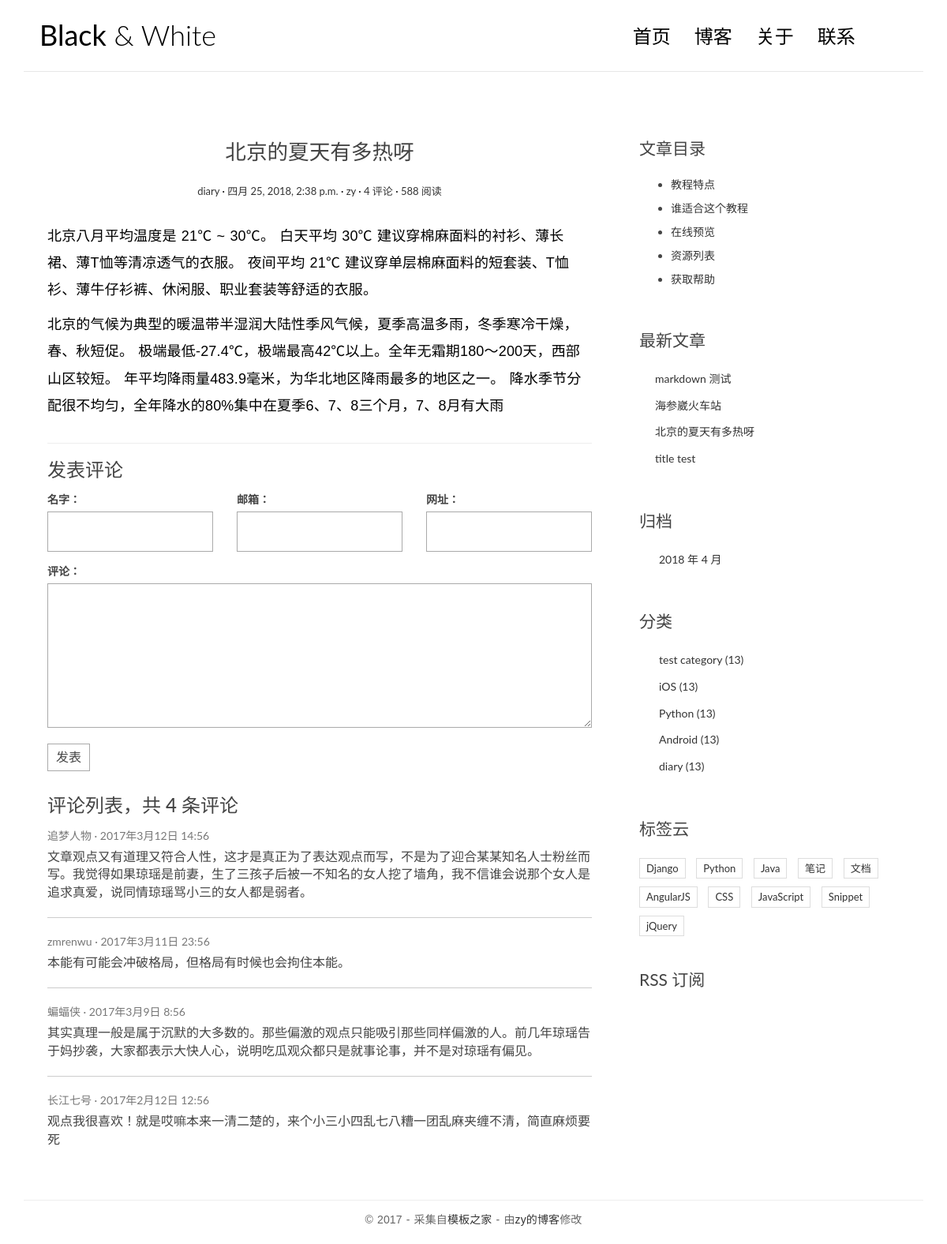
The app's page /post/2/ with its own data.
### blog/models.py (models this page shows, shortened)
class Post(models.Model):
    title = models.CharField(max_length=70)
    body= models.TextField()
    created_time = models.DateTimeField()
    modified_time = models.DateTimeField()
    excerpt = models.CharField(max_length=200,blank=True)
    category = models.ForeignKey(Category,on_delete=models.CASCADE)
    tags = models.ManyToManyField(Tag,blank=True)
    author = models.ForeignKey(User,on_delete=models.CASCADE)
    def get_absolute_url(self):
        return reverse('blog:detail',kwargs={'pk':self.pk})

class Category(models.Model):
    name = models.CharField(max_length=100)

### blog/views.py (the view)
# urls.py: url(r'^post/(?P<pk>[0-9]+)/$',views.detail,name='detail'),
def detail(request,pk):
    post = get_object_or_404(Post,pk=pk)
    post.body = markdown.markdown(post.body,extensions=[
        'markdown.extensions.extra',
        'markdown.extensions.codehilite',
        'markdown.extensions.toc',
    ])
    return render(request,'blog/detail.html',context={'post':post})

### blog/templatetags/blog_tags.py (called while the page is built)
@register.simple_tag
def get_recent_posts(num=5):
    return Post.objects.all().order_by('-created_time')[:num]

@register.simple_tag
def archives():
    return Post.objects.dates('created_time','month',order='DESC')

@register.simple_tag
def get_categories():
    return Category.objects.all()

### templates/blog/detail.html
{% extends 'blog/base.html' %}
{% block main %}
    <article class="post post-{{post.pk}}">
        <header class="entry-header">
            <h1 class="entry-title">{{ post.title }}</h1>
            <div class="entry-meta">
                <span class="post-category"><a href="#">{{ post.category.name }}</a></span>
                <span class="post-date"><a href="#"><time class="entry-date"
                                                          datetime="{{ post.created_time }}">{{ post.created_time }}</time></a></span>
                <span class="post-author"><a href="#">{{ post.author }}</a></span>
                <span class="comments-link"><a href="#">4 评论</a></span>
                <span class="views-count"><a href="#">588 阅读</a></span>
            </div>
        </header>
        <div class="entry-content clearfix">
           {{ post.body|safe }}
        </div>
    </article>
    <section class="comment-area" id="comment-area">
        <hr>
        <h3>发表评论</h3>
        <form action="#" method="post" class="comment-form">
            <div class="row">
                <div class="col-md-4">
                    <label for="id_name">名字：</label>
                    <input type="text" id="id_name" name="name" required>
                </div>
                <div class="col-md-4">
                    <label for="id_email">邮箱：</label>
                    <input type="email" id="id_email" name="email" required>
                </div>
                <div class="col-md-4">
                    <label for="id_url">网址：</label>
                    <input type="text" id="id_url" name="url">
                </div>
                <div class="col-md-12">
                    <label for="id_comment">评论：</label>
                    <textarea name="comment" id="id_comment" required></textarea>
                    <button type="submit" class="comment-btn">发表</button>
                </div>
            </div>
        </form>
        <div class="comment-list-panel">
            <h3>评论列表，共 <span>4</span> 条评论</h3>
            <ul class="comment-list list-unstyled">
                <li class="comment-item">
                    <span class="nickname">追梦人物</span>
                    <time class="submit-date" datetime="2012-11-09T23:15:57+00:00">2017年3月12日 14:56</time>
                    <div class="text">
                        文章观点又有道理又符合人性，这才是真正为了表达观点而写，不是为了迎合某某知名人士粉丝而写。我觉得如果琼瑶是前妻，生了三孩子后被一不知名的女人挖了墙角，我不信谁会说那个女人是追求真爱，说同情琼瑶骂小三的女人都是弱者。
                    </div>
                </li>
                <li class="comment-item">
                    <span class="nickname">zmrenwu</span>
                    <time class="submit-date" datetime="2012-11-09T23:15:57+00:00">2017年3月11日 23:56</time>
                    <div class="text">
                        本能有可能会冲破格局，但格局有时候也会拘住本能。
                    </div>
                </li>
                <li class="comment-item">
                    <span class="nickname">蝙蝠侠</span>
                    <time class="submit-date" datetime="2012-11-09T23:15:57+00:00">2017年3月9日 8:56</time>
                    <div class="text">
                        其实真理一般是属于沉默的大多数的。那些偏激的观点只能吸引那些同样偏激的人。前几年琼瑶告于妈抄袭，大家都表示大快人心，说明吃瓜观众都只是就事论事，并不是对琼瑶有偏见。
                    </div>
                </li>
                <li class="comment-item">
                    <span class="nickname">长江七号</span>
                    <time class="submit-date" datetime="2012-11-09T23:15:57+00:00">2017年2月12日 12:56</time>
                    <div class="text">
                        观点我很喜欢！就是哎嘛本来一清二楚的，来个小三小四乱七八糟一团乱麻夹缠不清，简直麻烦要死
                    </div>
                </li>
            </ul>
        </div>
    </section>
{% endblock main %}
{% block toc %}
    <div class="widget widget-content">
        <h3 class="widget-title">文章目录</h3>
        <ul>
            <li>
                <a href="#">教程特点</a>
            </li>
            <li>
                <a href="#">谁适合这个教程</a>
            </li>
            <li>
                <a href="#">在线预览</a>
            </li>
            <li>
                <a href="#">资源列表</a>
            </li>
            <li>
                <a href="#">获取帮助</a>
            </li>
        </ul>
    </div>
{% endblock toc %}

### templates/blog/base.html (shortened to what this page needs)
{% load static %}
{% load blog_tags %}
<!DOCTYPE html>
<html>
<head>
    <link rel="stylesheet" href="http://code.ionicframework.com/ionicons/2.0.1/css/ionicons.min.css">
    <link rel="stylesheet" href="{% static 'blog/css/bootstrap.min.css' %}">
    <link rel="stylesheet" href="{% static 'blog/css/pace.css' %}">
    <link rel="stylesheet" href="{% static 'blog/css/custom.css' %}">
    <link rel="stylesheet" href="{% static 'blog/css/highlights/github.css' %}">
</head>
<body>
<div class="container">
    <header id="site-header">
        <div class="row">
            <div class="col-md-4 col-sm-5 col-xs-8">
                <div class="logo">
                    <h1><a href="index.html"><b>Black</b> &amp; White</a></h1>
                </div>
            </div>
            <div class="col-md-8 col-sm-7 col-xs-4">
                <nav class="main-nav" role="navigation">
                    <div class="collapse navbar-collapse" id="bs-example-navbar-collapse-1">
                        <ul class="nav navbar-nav navbar-right">
                            <li class="cl-effect-11"><a href="index.html" data-hover="首页">首页</a></li>
                            <li class="cl-effect-11"><a href="full-width.html" data-hover="博客">博客</a></li>
                            <li class="cl-effect-11"><a href="about.html" data-hover="关于">关于</a></li>
                            <li class="cl-effect-11"><a href="contact.html" data-hover="联系">联系</a></li>
                        </ul>
                    </div>
                </nav>
            </div>
        </div>
    </header>
</div>
<div class="content-body">
    <div class="container">
        <div class="row">
            <main class="col-md-8">
                    {% block main %}
                    {% endblock main %}
            </main>
            <aside class="col-md-4">
                {% block toc %}
                {% endblock toc %}
                <div class="widget widget-recent-posts">
                    <h3 class="widget-title">最新文章</h3>
                    {% get_recent_posts as recent_post_list %}
                    <ul>
                        {% for post in recent_post_list %}
                        <li>
                            <a href="{{ post.get_absolute_url }}">{{ post.title }}</a>
                        </li>
                        {% empty %}
                         没有文章
                        {% endfor %}
                    </ul>
                </div>
                <div class="widget widget-archives">
                    <h3 class="widget-title">归档</h3>
                    {% archives as date_list %}
                    <ul>
                        {% for date in date_list %}
                        <li>
                            <a href="{% url 'blog:archives' date.year date.month %}">{{ date.year }} 年 {{ date.month }} 月</a>
                        </li>
                        {% endfor %}
                    </ul>
                </div>
                <div class="widget widget-category">
                    <h3 class="widget-title">分类</h3>
                    {% get_categories as category_list %}
                    <ul>
                        {% for category in category_list %}
                        <li>
                            <a href="{% url 'blog:category' category.pk %}">{{ category.name }} <span class="post-count">(13)</span></a>
                        </li>
                        {% empty %}
                         没有分类
                        {% endfor %}
                    </ul>
                </div>
                <div class="widget widget-tag-cloud">
                    <h3 class="widget-title">标签云</h3>
                    <ul>
                        <li>
                            <a href="#">Django</a>
                        </li>
                        <li>
                            <a href="#">Python</a>
                        </li>
                        <li>
                            <a href="#">Java</a>
                        </li>
                        <li>
                            <a href="#">笔记</a>
                        </li>
                        <li>
                            <a href="#">文档</a>
                        </li>
                        <li>
                            <a href="#">AngularJS</a>
                        </li>
                        <li>
                            <a href="#">CSS</a>
                        </li>
                        <li>
                            <a href="#">JavaScript</a>
                        </li>
                        <li>
                            <a href="#">Snippet</a>
                        </li>
                        <li>
                            <a href="#">jQuery</a>
                        </li>
                    </ul>
                </div>
                <div class="rss">
                    <a href=""> RSS 订阅</a>
                </div>
            </aside>
        </div>
    </div>
</div>
<footer id="site-footer">
    <div class="container">
        <div class="row">
            <div class="col-md-12">
                <p class="copyright">&copy 2017 - 采集自<a href="http://www.cssmoban.com/"
                                                        target="_blank" title="模板之家">模板之家</a>
                    - 由<a href="http://zmrenwu.com/" title="网页模板" target="_blank">zy的博客</a>修改
                </p>
            </div>
        </div>
    </div>
</footer>
</body>
</html>

### blog/static/blog/css/custom.css (style rules this page uses)
* { outline: none; }
h1, h2, h3, h4, h5, h6 { margin-top: 0; }
b { font-weight: 400; }
a { color: #333; }
body { color: #444; font-family: 'Lato', sans-serif; }
p { font-family: 'Ubuntu', sans-serif; font-weight: 400; word-spacing: 1px; letter-spacing: 0.01em; }
#site-header { background-color: #FFF; padding: 25px 20px; margin-bottom: 40px; border-bottom: 1px solid #e7e7e7; }
.logo h1 a { color: #000; }
.logo h1 { margin: 0; font-family: 'Lato', sans-serif; font-weight: 300; }
.main-nav { margin-top: 11px; max-width: 95%; }
.main-nav a { color: #000000 !important; padding: 0 0 5px 0 !important; margin-right: 30px; font-family: 'Lato', sans-serif; font-weight: 300; font-size: 24px; }
.cl-effect-11 a { padding: 10px 0; color: #0972b4; text-shadow: none; }
.cl-effect-11 a::before { position: absolute; top: 0; left: 0; overflow: hidden; padding: 0 0 5px 0 !important; max-width: 0; border-bottom: 1px solid #000; color: #000; content: attr(data-hover); white-space: nowrap; -webkit-transition: max-width 0.5s; -moz-transition: max-width 0.5s; transition: max-width 0.5s; }
.content-body { padding-bottom: 4em; }
.post { background: #fff; padding: 30px 30px 0; }
.entry-title { text-align: center; font-size: 1.9em; margin-bottom: 20px; line-height: 1.6; padding: 10px 20px 0; }
.entry-meta { text-align: center; color: #DDDDDD; font-size: 13px; margin-bottom: 30px; }
.entry-content { font-size: 18px; line-height: 1.9; font-weight: 300; color: #000; }
.post-category::after, .post-date::after, .post-author::after, .comments-link::after { content: ' ·'; color: #000; }
.widget { background: #fff; padding: 30px 0 0; }
.widget-title { font-size: 1.5em; margin-bottom: 20px; line-height: 1.6; padding: 10px 0 0; font-weight: 400; }
.widget-recent-posts ul { padding: 0; margin: 0; padding-left: 20px; }
.widget-recent-posts ul li { list-style-type: none; position: relative; line-height: 170%; margin-bottom: 10px; }
.widget-recent-posts ul li::before { content: '\f3d3'; font-family: "Ionicons"; position: absolute; left: -17px; top: 3px; font-size: 16px; color: #000; }
.widget-archives ul { padding: 0; margin: 0; padding-left: 25px; }
.widget-archives ul li { list-style-type: none; position: relative; line-height: 170%; margin-bottom: 10px; }
.widget-archives ul li::before { content: '\f3f3'; font-family: "Ionicons"; position: absolute; left: -25px; top: 1px; font-size: 16px; color: #000; }
.widget-category ul { padding: 0; margin: 0; padding-left: 25px; }
.widget-category ul li { list-style-type: none; position: relative; line-height: 170%; margin-bottom: 10px; }
.widget-category ul li::before { content: '\f3fe'; font-family: "Ionicons"; position: absolute; left: -25px; top: 1px; font-size: 18px; color: #000; }
.widget-tag-cloud ul { padding: 0; margin: 0; margin-right: -10px; }
.widget-tag-cloud ul li { list-style-type: none; font-size: 13px; display: inline-block; margin-right: 10px; margin-bottom: 10px; padding: 3px 8px; border: 1px solid #ddd; }
.widget-content ul li { margin-bottom: 10px; }
.rss { font-size: 21px; margin-top: 30px; }
.rss a { color: #444; }
#site-footer { padding-top: 10px; padding: 0 0 1.5em 0; }
.copyright { text-align: center; padding-top: 1em; margin: 0; border-top: 1px solid #eee; color: #666; }
.contact-form input, .comment-form input { border: 1px solid #aaa; margin-bottom: 15px; width: 100%; padding: 15px 15px; font-size: 16px; line-height: 100%; transition: 0.4s border-color linear; }
.contact-form textarea, .comment-form textarea { border: 1px solid #aaa; margin-bottom: 15px; width: 100%; padding: 15px 15px; font-size: 16px; line-height: 20px !important; min-height: 183px; transition: 0.4s border-color linear; }
.comment-area { padding: 0 30px 0; }
.comment-form { margin-top: 15px; }
.comment-form .comment-btn { background-color: #fff; border: 1px solid #aaa; font-size: 16px; padding: 5px 10px; }
.comment-list-panel { margin-top: 30px; }
.comment-list { margin-top: 15px; }
.comment-item:not(:last-child) { border-bottom: 1px #ccc solid; margin-bottom: 20px; padding-bottom: 20px; }
.comment-item .nickname, .comment-item .submit-date { color: #777; font-size: 14px; }
.comment-item .nickname:after { content: ' ·'; }
.comment-item .text { padding-top: 5px; font-size: 16px; }

### records on screen
Post: title "北京的夏天有多热呀", category.name "diary", created_time "四月 25, 2018, 2:38 p.m.", author "zy", body "北京八月平均温度是 21℃ ~ 30℃。 白天平均 30℃ 建议穿棉麻面料的衬衫、薄长裙、薄T恤等清凉透气的衣服。 夜间平均 21℃ 建议穿单层棉麻面料的短套装、T恤衫、薄牛仔衫裤、休闲服、职业套装等舒适的衣服。 北京的气候为典型的暖温带半湿润大陆性季风气候，夏季高温多雨，冬季寒冷干燥，春、秋短促。 极端最低-27.4℃，极端最高42℃以上。全年无霜期180～200天，西部山区较短。 年平均降雨量483.9毫米，为华北地区降雨最多的地区之一。 降水季节分配很不均匀，全年降水的80%集中在夏季6、7、8三个月，7、8月有大雨"
Post: title "markdown 测试"
Post: title "海参崴火车站"
Post: title "title test"
Category: name "test category"
Category: name "iOS"
Category: name "Python"
Category: name "Android"
Category: name "diary"

### other values on screen
{{ date.year }} "2018"
{{ date.month }} "4"
